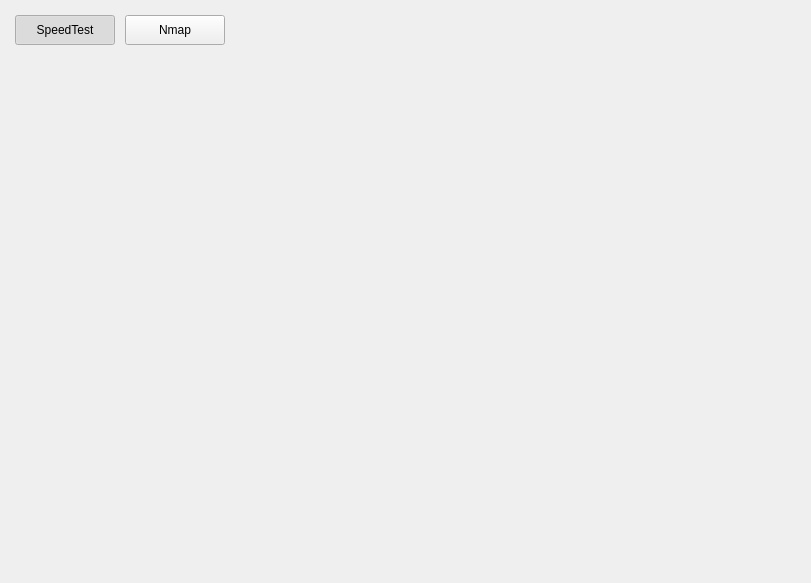
<?xml version="1.0" encoding="UTF-8"?>
<ui version="4.0">
 <class>NetworkPage</class>
 <widget class="QWidget" name="NetworkPage">
  <property name="geometry">
   <rect>
    <x>0</x>
    <y>0</y>
    <width>811</width>
    <height>583</height>
   </rect>
  </property>
  <property name="sizePolicy">
   <sizepolicy hsizetype="Expanding" vsizetype="Expanding">
    <horstretch>0</horstretch>
    <verstretch>0</verstretch>
   </sizepolicy>
  </property>
  <property name="windowTitle">
   <string notr="true">Network</string>
  </property>
  <layout class="QGridLayout" name="networkgridLayout">
   <property name="leftMargin">
    <number>5</number>
   </property>
   <property name="topMargin">
    <number>5</number>
   </property>
   <property name="rightMargin">
    <number>5</number>
   </property>
   <property name="bottomMargin">
    <number>5</number>
   </property>
   <property name="spacing">
    <number>0</number>
   </property>
   <item row="0" column="0">
    <widget class="QWidget" name="networkwidget" native="true">
     <property name="sizePolicy">
      <sizepolicy hsizetype="Expanding" vsizetype="Expanding">
       <horstretch>0</horstretch>
       <verstretch>0</verstretch>
      </sizepolicy>
     </property>
     <layout class="QVBoxLayout" name="verticalNetworkLayout">
      <property name="spacing">
       <number>0</number>
      </property>
      <property name="leftMargin">
       <number>0</number>
      </property>
      <property name="topMargin">
       <number>0</number>
      </property>
      <property name="rightMargin">
       <number>0</number>
      </property>
      <property name="bottomMargin">
       <number>0</number>
      </property>
      <item>
       <widget class="QWidget" name="subPageButtons" native="true">
        <property name="sizePolicy">
         <sizepolicy hsizetype="Expanding" vsizetype="Expanding">
          <horstretch>0</horstretch>
          <verstretch>0</verstretch>
         </sizepolicy>
        </property>
        <property name="minimumSize">
         <size>
          <width>0</width>
          <height>50</height>
         </size>
        </property>
        <property name="maximumSize">
         <size>
          <width>16777215</width>
          <height>50</height>
         </size>
        </property>
        <widget class="QPushButton" name="btnSpeedtest">
         <property name="geometry">
          <rect>
           <x>10</x>
           <y>10</y>
           <width>100</width>
           <height>30</height>
          </rect>
         </property>
         <property name="cursor">
          <cursorShape>PointingHandCursor</cursorShape>
         </property>
         <property name="text">
          <string>SpeedTest</string>
         </property>
         <property name="checkable">
          <bool>true</bool>
         </property>
         <property name="checked">
          <bool>true</bool>
         </property>
         <attribute name="buttonGroup">
          <string notr="true">networkBtnGroup</string>
         </attribute>
        </widget>
        <widget class="QPushButton" name="btnNmap">
         <property name="geometry">
          <rect>
           <x>120</x>
           <y>10</y>
           <width>100</width>
           <height>30</height>
          </rect>
         </property>
         <property name="cursor">
          <cursorShape>PointingHandCursor</cursorShape>
         </property>
         <property name="text">
          <string>Nmap</string>
         </property>
         <property name="checkable">
          <bool>true</bool>
         </property>
         <attribute name="buttonGroup">
          <string notr="true">networkBtnGroup</string>
         </attribute>
        </widget>
       </widget>
      </item>
      <item>
       <widget class="QWidget" name="networkWidget" native="true"/>
      </item>
     </layout>
    </widget>
   </item>
  </layout>
 </widget>
 <resources/>
 <connections/>
 <buttongroups>
  <buttongroup name="networkBtnGroup"/>
 </buttongroups>
</ui>
